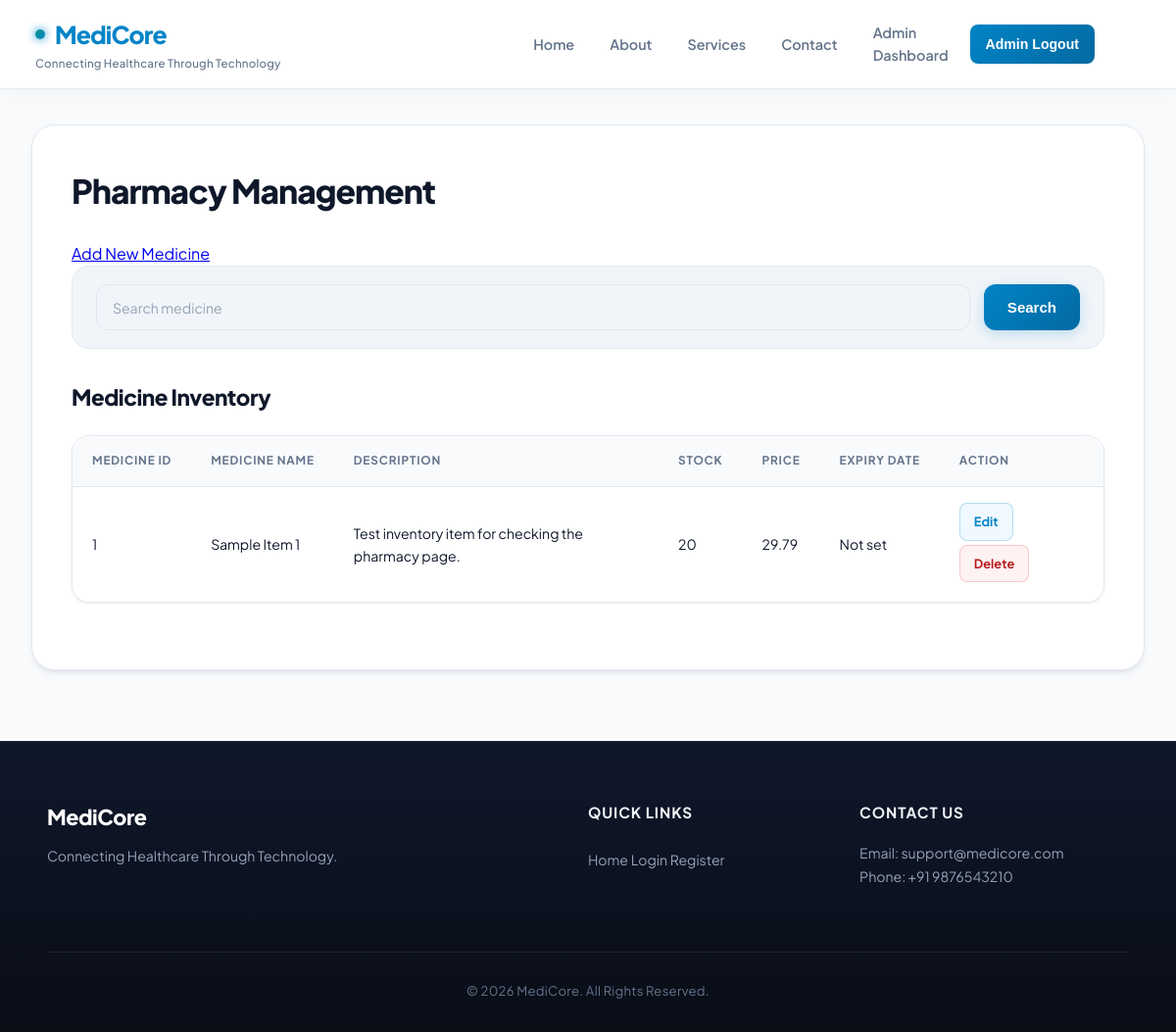
The app's page /pharmacy/ (signed in) with its own data.
### PulsePoint/models.py (models this page shows, shortened)
class Medicine(models.Model):
    name = models.CharField(max_length=150)
    description = models.TextField(blank=True)
    price = models.DecimalField(max_digits=8, decimal_places=2)
    stock_quantity = models.PositiveIntegerField(default=0)
    expiry_date = models.DateField(null=True, blank=True)

### PulsePoint/views.py (the view)
# urls.py: path('pharmacy/', views.pharmacy, name='pharmacy'),
@staff_member_required(login_url="admin_login")
def pharmacy(request):
    search = request.GET.get("search", "").strip()
    medicines = Medicine.objects.all().order_by("name")
    if search:
        medicines = medicines.filter(name__icontains=search)
    return render(
        request,
        "pharmacy.html",
        {"medicines": medicines}
    )

### PulsePoint/templates/pharmacy.html (shortened to what this page needs)
{% extends 'base.html' %}
{% load static %}
{% block css %}
<link rel="stylesheet" href="{% static 'css/pharmacy.css' %}">
{% endblock %}
{% block content %}
<section class="pharmacy-section">
    <h1>Pharmacy Management</h1>
    <a href="{% url 'add_medicine' %}">Add New Medicine</a>
    <form method="GET">
        <input type="text" name="search"
               placeholder="Search medicine"
               value="{{ request.GET.search }}">
        <button type="submit">Search</button>
    </form>
    <h2>Medicine Inventory</h2>
    <table>
    <thead>
        <tr>
            <th>Medicine ID</th>
            <th>Medicine Name</th>
            <th>Description</th>
            <th>Stock</th>
            <th>Price</th>
            <th>Expiry Date</th>
            <th>Action</th>
        </tr>
    </thead>
    <tbody>
        {% for medicine in medicines %}
        <tr>
            <td>{{ medicine.id }}</td>
            <td>{{ medicine.name }}</td>
            <td>{{ medicine.description|default:"—" }}</td>
            <td>{{ medicine.stock_quantity }}</td>
            <td>{{ medicine.price }}</td>
            <td>{{ medicine.expiry_date|default:"Not set" }}</td>
            <td>
                <a href="{% url 'edit_medicine' medicine.id %}">Edit</a>
                <a href="{% url 'delete_medicine' medicine.id %}">Delete</a>
            </td>
        </tr>
        {% empty %}
        <tr>
            <td colspan="7">No medicines found.</td>
        </tr>
        {% endfor %}
    </tbody>
</table>
</section>
{% endblock %}

### PulsePoint/static/css/base.css (style rules this page uses)
:root { --primary: #0284c7; --primary-hover: #0369a1; --primary-dark: #075985; --primary-light: #e0f2fe; --primary-50: #f0f9ff; --primary-glow: rgba(2, 132, 199, 0.22); --secondary: #0d9488; --secondary-hover: #0f766e; --secondary-light: #ccfbf1; --secondary-50: #f0fdfa; --accent: #6366f1; --accent-light: #e0e7ff; --success: #10b981; --success-dark: #047857; --success-light: #d1fae5; --success-50: #ecfdf5; --warning: #f59e0b; --warning-dark: #b45309; --warning-light: #fef3c7; --warning-50: #fffbeb; --danger: #ef4444; --danger-dark: #b91c1c; --danger-light: #fee2e2; --danger-50: #fef2f2; --bg-page: #f8fafc; --bg-card: #ffffff; --bg-subtle: #f1f5f9; --bg-elevated: #ffffff; --text-main: #0f172a; --text-secondary: #334155; --text-muted: #64748b; --text-subtle: #94a3b8; --text-inverse: #ffffff; --border-light: #e2e8f0; --border-subtle: #edf2f7; --border-medium: #cbd5e1; --border-focus: #0284c7; --shadow-xs: 0 1px 2px 0 rgba(15, 23, 42, 0.05); --shadow-sm: 0 1px 3px 0 rgba(15, 23, 42, 0.08), 0 1px 2px -1px rgba(15, 23, 42, 0.06); --shadow-md: 0 4px 6px -1px rgba(15, 23, 42, 0.08), 0 2px 4px -2px rgba(15, 23, 42, 0.05); --shadow-lg: 0 12px 24px -4px rgba(15, 23, 42, 0.08), 0 4px 8px -2px rgba(15, 23, 42, 0.04); --shadow-xl: 0 20px 32px -6px rgba(15, 23, 42, 0.1), 0 8px 16px -4px rgba(15, 23, 42, 0.06); --shadow-glow: 0 0 20px -3px var(--primary-glow); --radius-xs: 4px; --radius-sm: 8px; --radius-md: 12px; --radius-lg: 18px; --radius-xl: 24px; --radius-full: 9999px; --transition-fast: 0.15s cubic-bezier(0.4, 0, 0.2, 1); --transition-normal: 0.25s cubic-bezier(0.16, 1, 0.3, 1); }
*, *::before, *::after { margin: 0; padding: 0; box-sizing: border-box; }
html { font-size: 16px; scroll-behavior: smooth; overflow-x: hidden; }
body { font-family: 'Plus Jakarta Sans', system-ui, -apple-system, BlinkMacSystemFont, 'Segoe UI', Roboto, sans-serif; background-color: var(--bg-page); color: var(--text-main); min-height: 100vh; display: flex; flex-direction: column; line-height: 1.6; -webkit-font-smoothing: antialiased; -moz-osx-font-smoothing: grayscale; overflow-x: hidden; position: relative; width: 100%; }
form { background: var(--bg-card); padding: 32px; border-radius: var(--radius-lg); border: 1px solid var(--border-light); box-shadow: var(--shadow-sm); width: 100%; box-sizing: border-box; }
input[type="text"], input[type="email"], input[type="password"], input[type="tel"], input[type="date"], input[type="number"], input[type="file"], select, textarea { width: 100%; padding: 13px 16px; font-size: 0.94rem; font-family: inherit; color: var(--text-main); background-color: var(--bg-subtle); border: 1.5px solid var(--border-light); border-radius: var(--radius-md); margin-bottom: 20px; outline: none; transition: var(--transition-normal); box-sizing: border-box; min-height: 46px; }
input::placeholder, textarea::placeholder { color: var(--text-subtle); font-size: 0.88rem; }
button[type="submit"], .btn-primary { background: linear-gradient(135deg, var(--primary) 0%, #0369a1 100%); color: #ffffff; font-weight: 700; font-size: 0.94rem; padding: 13px 26px; border: none; border-radius: var(--radius-md); cursor: pointer; transition: var(--transition-normal); display: inline-flex; align-items: center; justify-content: center; gap: 8px; text-decoration: none; box-shadow: 0 4px 14px var(--primary-glow); min-height: 44px; }
table { width: 100%; border-collapse: separate; border-spacing: 0; background: var(--bg-card); border-radius: var(--radius-lg); overflow: hidden; box-shadow: var(--shadow-sm); border: 1px solid var(--border-light); margin-top: 18px; }
.table-responsive table { margin: 0; border: none; border-radius: 0; box-shadow: none; min-width: 580px; }
thead th { background-color: #f8fafc; color: var(--text-muted); font-size: 0.74rem; font-weight: 700; text-transform: uppercase; letter-spacing: 0.07em; padding: 16px 20px; border-bottom: 1.5px solid var(--border-light); text-align: left; white-space: nowrap; }
tbody td { padding: 16px 20px; border-bottom: 1px solid var(--border-subtle); font-size: 0.88rem; color: var(--text-main); vertical-align: middle; transition: var(--transition-fast); }
tbody tr:last-child td { border-bottom: none; }
table a { color: var(--primary); font-weight: 700; text-decoration: none; transition: var(--transition-fast); display: inline-flex; align-items: center; min-height: 36px; padding: 4px 8px; border-radius: var(--radius-sm); }

### records on screen
Medicine: id "1", name "Sample Item 1", description "Test inventory item for checking the pharmacy page.", stock_quantity "20", price "29.79", expiry_date "Not set"
